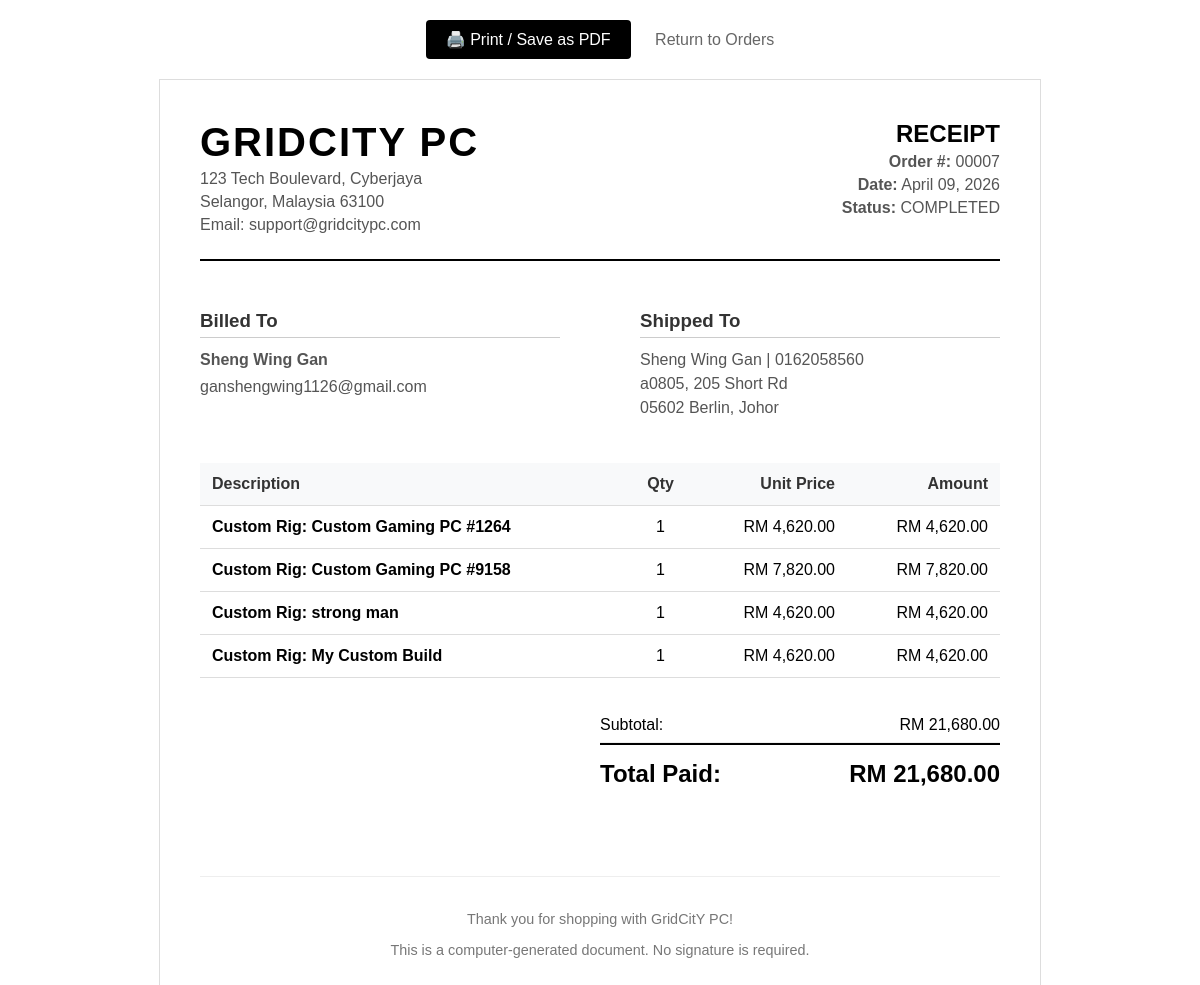
Before: /invoice.php?id=7 (signed in) with the older database file.
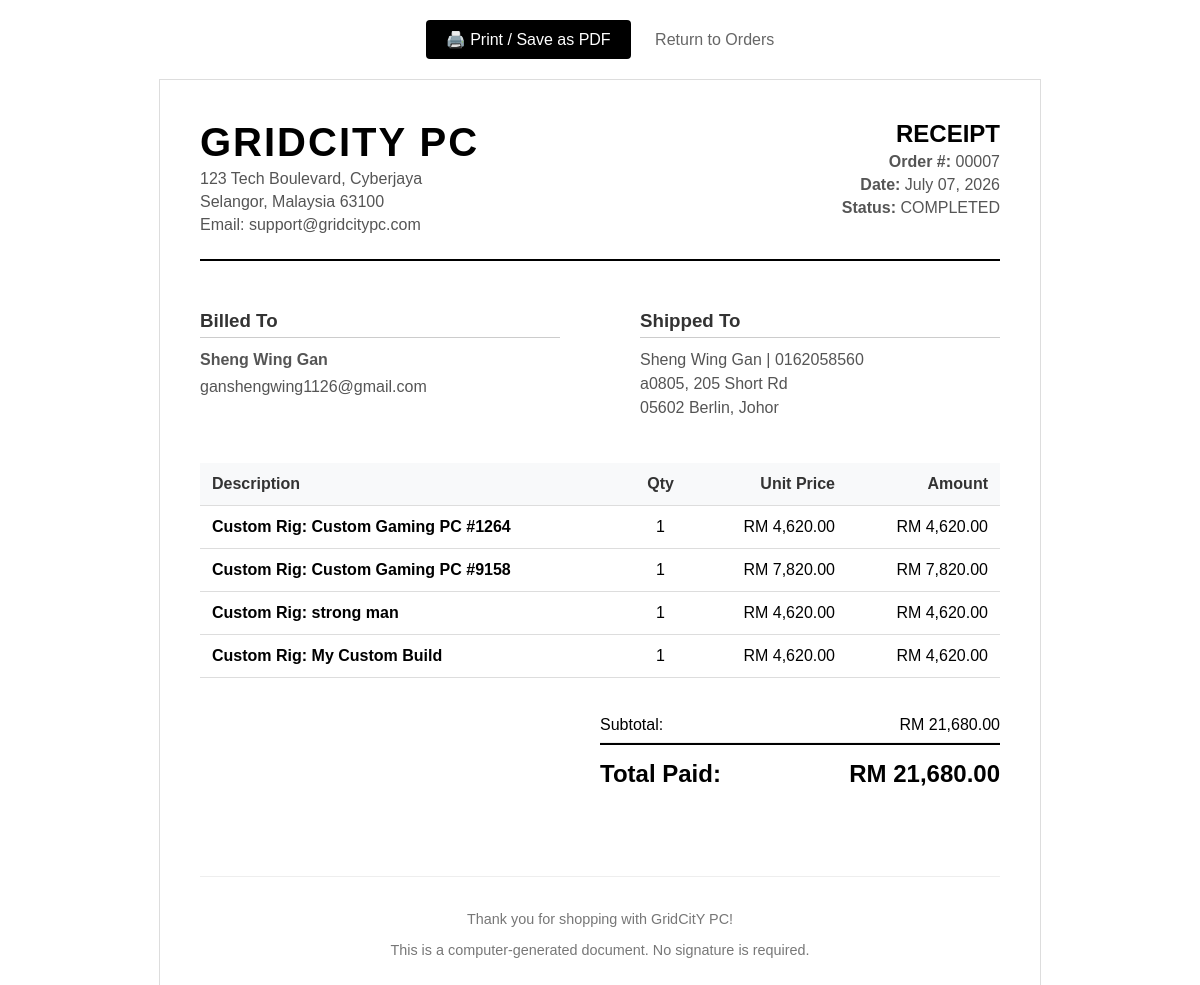
After: the same page with the newer database file.
### tables this page shows
CREATE TABLE `orders` (
  `order_id` int(11) NOT NULL,
  `order_name` varchar(100) DEFAULT 'My Custom Order',
  `customer_id` int(11) NOT NULL,
  `order_date` datetime DEFAULT current_timestamp(),
  `total_amount` decimal(10,2) NOT NULL,
  `coins_used` int(11) NOT NULL DEFAULT 0,
  `discount_amount` decimal(10,2) NOT NULL DEFAULT 0.00,
  `shipping_address` text NOT NULL,
  `contact_number` varchar(20) DEFAULT NULL,
  `order_status` varchar(20) DEFAULT 'Pending'
);

CREATE TABLE `customers` (
  `customer_id` int(11) NOT NULL,
  `username` varchar(150) DEFAULT NULL,
  `first_name` varchar(50) DEFAULT NULL,
  `last_name` varchar(50) DEFAULT NULL,
  `email` varchar(100) NOT NULL,
  `password` varchar(255) NOT NULL,
  `phone_number` varchar(20) DEFAULT NULL,
  `birthday` date DEFAULT NULL,
  `wallet_balance` decimal(10,2) NOT NULL DEFAULT 0.00,
  `reward_coins` int(11) NOT NULL DEFAULT 0,
  `lifetime_coins` int(11) DEFAULT 0,
  `membership_tier` varchar(20) DEFAULT 'Standard',
  `vip_expiry_date` datetime DEFAULT NULL,
  `auto_renew` tinyint(1) DEFAULT 0,
  `default_shipping_address` text DEFAULT NULL,
  `account_status` varchar(20) DEFAULT 'Active',
  `reset_token` varchar(6) DEFAULT NULL,
  `reset_token_expire` datetime DEFAULT NULL,
  `pref_gamer` int(11) DEFAULT 0,
  `pref_creator` int(11) DEFAULT 0,
  `pref_student` int(11) DEFAULT 0,
  `pref_enthusiast` int(11) DEFAULT 0,
  `created_at` datetime DEFAULT current_timestamp(),
  `status` varchar(50) NOT NULL DEFAULT 'Active',
  `daily_coins_added` int(11) DEFAULT 0,
  `daily_coins_deducted` int(11) DEFAULT 0,
  `last_coin_update` date DEFAULT NULL,
  `last_login` datetime DEFAULT current_timestamp()
);

### invoice.php (the view, shortened to what this page needs)
<?php
require_once 'config.php';
$customer_id = $_SESSION['customer_id'];
$order_id = intval($_GET['id']);
$query = "SELECT o.*, c.username, c.email
          FROM orders o
          JOIN customers c ON o.customer_id = c.customer_id
          WHERE o.order_id = ? AND o.customer_id = ?";
$stmt = $conn->prepare($query);
$stmt->bind_param("ii", $order_id, $customer_id);
$stmt->execute();
$order = $stmt->get_result()->fetch_assoc();
$query_details = "
    SELECT od.*, p.product_name, sb.build_name
    FROM order_details od
    LEFT JOIN products p ON od.product_id = p.product_id
    LEFT JOIN saved_builds sb ON od.pc_build = sb.pc_build
    WHERE od.order_id = ?
";
$stmt_details = $conn->prepare($query_details);
$stmt_details->bind_param("i", $order_id);
$stmt_details->execute();
$details_result = $stmt_details->get_result();
$items = [];
$subtotal = 0;
while ($item = $details_result->fetch_assoc()) {
    $items[] = $item;
    $subtotal += ($item['unit_price'] * $item['quantity']);
}
?>
<!DOCTYPE html>
<html lang="en">
<head>
</head>
<body>
    <div class="action-buttons">
        <button class="btn" onclick="window.print()">🖨️ Print / Save as PDF</button>
        <a href="my_orders.php" style="color: #666; text-decoration: none; margin-left: 20px;">Return to Orders</a>
    </div>
    <div class="invoice-container">
        <div class="header">
            <div>
                <h1>GridCitY PC</h1>
                <p>123 Tech Boulevard, Cyberjaya</p>
                <p>Selangor, Malaysia 63100</p>
                <p>Email: support@gridcitypc.com</p>
            </div>
            <div style="text-align: right;">
                <h2 style="margin: 0; color: #000;">RECEIPT</h2>
                <p><strong>Order #:</strong> <?php echo str_pad($order['order_id'], 5, "0", STR_PAD_LEFT); ?></p>
                <p><strong>Date:</strong> <?php echo date('F d, Y', strtotime($order['order_date'])); ?></p>
                <p><strong>Status:</strong> <?php echo strtoupper($order['order_status']); ?></p>
            </div>
        </div>
        <div class="billing-info">
            <div class="info-box">
                <h3>Billed To</h3>
                <p><strong><?php echo htmlspecialchars($order['username']); ?></strong></p>
                <p><?php echo htmlspecialchars($order['email']); ?></p>
            </div>
            <div class="info-box">
                <h3>Shipped To</h3>
                <p>
                    <?php
                        $clean_address = str_replace(['\r\n', '\n', '\r'], "\n", $order['shipping_address']);
                        echo nl2br(htmlspecialchars($clean_address));
                    ?>
                </p>
            </div>
        </div>
        <table>
            <thead>
                <tr>
                    <th>Description</th>
                    <th style="text-align: center;">Qty</th>
                    <th class="text-right">Unit Price</th>
                    <th class="text-right">Amount</th>
                </tr>
            </thead>
            <tbody>
                <?php foreach ($items as $item): ?>
                <tr>
                    <td>
                        <strong><?php echo htmlspecialchars($item['product_name'] ? $item['product_name'] : "Custom Rig: " . $item['build_name']); ?></strong>
                    </td>
                    <td style="text-align: center;"><?php echo $item['quantity']; ?></td>
                    <td class="text-right">RM <?php echo number_format($item['unit_price'], 2); ?></td>
                    <td class="text-right">RM <?php echo number_format($item['unit_price'] * $item['quantity'], 2); ?></td>
                </tr>
                <?php endforeach; ?>
            </tbody>
        </table>
        <div class="totals">
            <div class="totals-row">
                <span>Subtotal:</span>
                <span>RM <?php echo number_format($subtotal, 2); ?></span>
            </div>
            <div class="totals-row grand-total">
                <span>Total Paid:</span>
                <span>RM <?php echo number_format($order['total_amount'], 2); ?></span>
            </div>
        </div>
        <div style="margin-top: 80px; text-align: center; color: #777; font-size: 0.9rem; border-top: 1px solid #eee; padding-top: 20px;">
            <p>Thank you for shopping with GridCitY PC!</p>
            <p>This is a computer-generated document. No signature is required.</p>
        </div>
    </div>
</body>
</html>

Changed rows visible on the page:
changed orders "COMPLETED": order_date "April 09, 2026" → "July 07, 2026"
